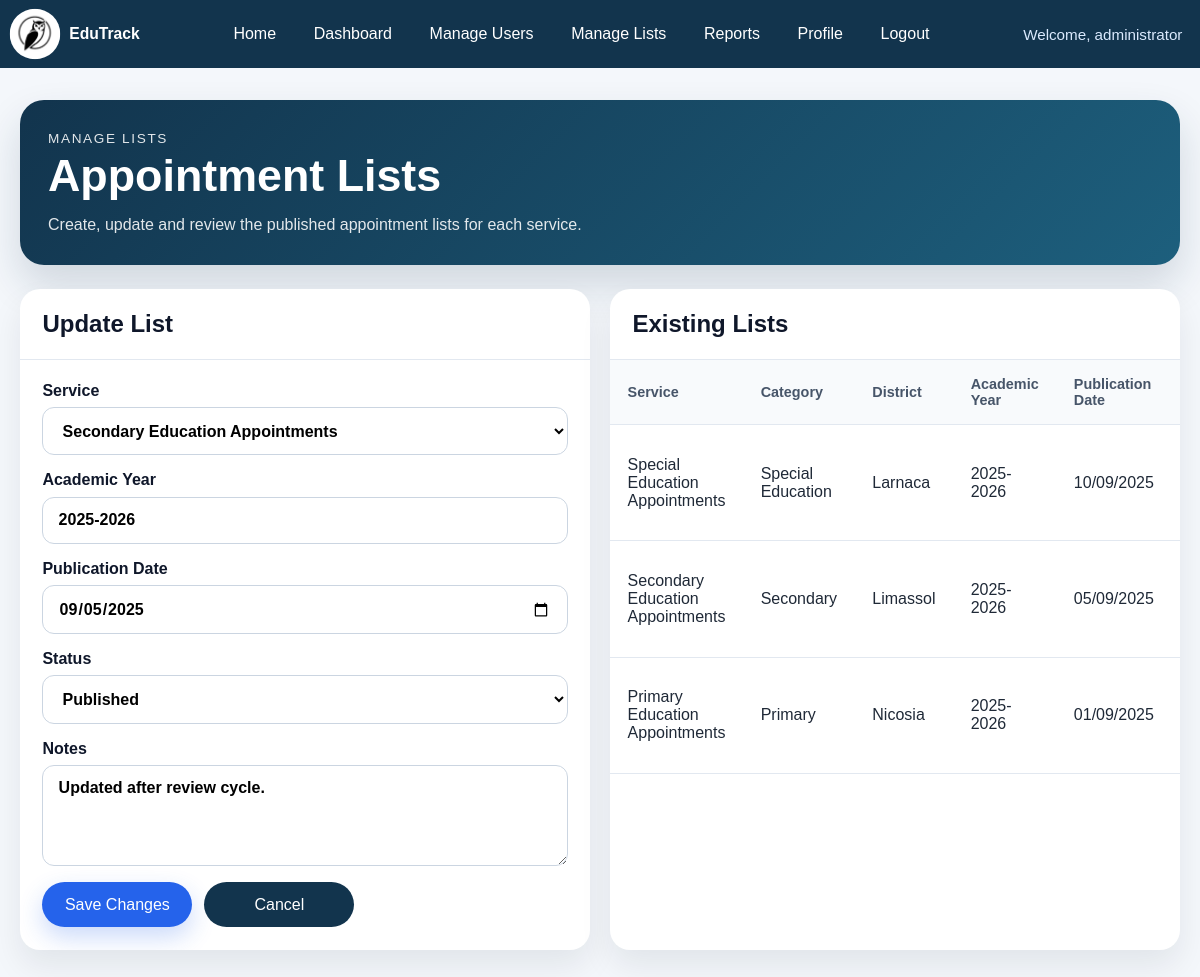
The page /admin/lists.php?edit=2 (signed in) on the database its author committed.
### tables this page shows
CREATE TABLE lists (
    id INT AUTO_INCREMENT PRIMARY KEY,
    service_id INT NOT NULL,
    academic_year VARCHAR(20) NOT NULL,
    publication_date DATE NOT NULL,
    status ENUM('draft', 'published', 'archived') NOT NULL DEFAULT 'draft',
    notes TEXT,
    created_at TIMESTAMP DEFAULT CURRENT_TIMESTAMP,
    CONSTRAINT fk_lists_service
        FOREIGN KEY (service_id) REFERENCES services(id)
        ON DELETE CASCADE
);

CREATE TABLE services (
    id INT AUTO_INCREMENT PRIMARY KEY,
    service_code VARCHAR(20) NOT NULL UNIQUE,
    title VARCHAR(150) NOT NULL,
    category VARCHAR(100) NOT NULL,
    district VARCHAR(100) NOT NULL,
    description TEXT,
    created_at TIMESTAMP DEFAULT CURRENT_TIMESTAMP
);

### admin/lists.php (the view, shortened to what this page needs)
<?php
require_once __DIR__ . '/../includes/admin.php';
$editId = isset($_GET['edit']) ? (int) $_GET['edit'] : 0;
$services = $pdo->query('SELECT id, title FROM services ORDER BY title ASC')->fetchAll();
$editList = null;
if ($editId > 0) {
    $stmt = $pdo->prepare('SELECT id, service_id, academic_year, publication_date, status, notes FROM lists WHERE id = :id');
    $stmt->execute([':id' => $editId]);
    $editList = $stmt->fetch();
}
$stmt = $pdo->query(
    'SELECT
        lists.id,
        lists.academic_year,
        lists.publication_date,
        lists.status,
        lists.notes,
        services.title AS service_title,
        services.category,
        services.district
     FROM lists
     INNER JOIN services ON services.id = lists.service_id
     ORDER BY lists.publication_date DESC, lists.id DESC'
);
$lists = $stmt->fetchAll();
?>
<main class="admin-page">
    <section class="admin-hero admin-hero--tight">
        <div>
            <p class="admin-eyebrow">Manage Lists</p>
            <h1>Appointment Lists</h1>
            <p>Create, update and review the published appointment lists for each service.</p>
        </div>
    </section>
    <section class="admin-two-column">
        <article class="admin-panel">
            <div class="admin-panel__header">
                <h2><?php echo $editList ? 'Update List' : 'Create List'; ?></h2>
            </div>
            <form class="admin-form" method="post">
                <label>
                    <span>Service</span>
                    <select name="service_id" required>
                        <?php foreach ($services as $service): ?>
                            <option value="<?php echo (int) $service['id']; ?>" <?php echo ((int) ($editList['service_id'] ?? 0) === (int) $service['id']) ? 'selected' : ''; ?>>
                                <?php echo h($service['title']); ?>
                            </option>
                        <?php endforeach; ?>
                    </select>
                </label>
                <label>
                    <span>Academic Year</span>
                    <input type="text" name="academic_year" value="<?php echo h($editList['academic_year'] ?? ''); ?>" placeholder="2025-2026" required>
                </label>
                <label>
                    <span>Publication Date</span>
                    <input type="date" name="publication_date" value="<?php echo h($editList['publication_date'] ?? ''); ?>" required>
                </label>
                <label>
                    <span>Status</span>
                    <select name="status">
                        <option value="published" <?php echo (($editList['status'] ?? '') === 'published') ? 'selected' : ''; ?>>Published</option>
                    </select>
                </label>
                <label>
                    <span>Notes</span>
                    <textarea name="notes" rows="4" placeholder="Optional notes"><?php echo h($editList['notes'] ?? ''); ?></textarea>
                </label>
                <div class="admin-form__actions">
                    <button class="button button--primary" type="submit"><?php echo $editList ? 'Save Changes' : 'Create List'; ?></button>
                    <?php if ($editList): ?>
                        <a class="button button--secondary" href="<?php echo h(getProjectBasePath() . '/admin/lists.php'); ?>">Cancel</a>
                    <?php endif; ?>
                </div>
            </form>
        </article>
        <article class="admin-panel">
            <div class="admin-panel__header">
                <h2>Existing Lists</h2>
            </div>
            <div class="admin-table-wrap">
                <table class="admin-table">
                    <thead>
                        <tr>
                            <th>Service</th>
                            <th>Category</th>
                            <th>District</th>
                            <th>Academic Year</th>
                            <th>Publication Date</th>
                            <th>Status</th>
                        </tr>
                    </thead>
                    <tbody>
                        <?php foreach ($lists as $list): ?>
                            <tr>
                                <td><?php echo h($list['service_title']); ?></td>
                                <td><?php echo h($list['category']); ?></td>
                                <td><?php echo h($list['district']); ?></td>
                                <td><?php echo h($list['academic_year']); ?></td>
                                <td><?php echo h(date('d/m/Y', strtotime($list['publication_date']))); ?></td>
                                <td><?php echo h(ucfirst($list['status'])); ?></td>
                            </tr>
                        <?php endforeach; ?>
                    </tbody>
                </table>
            </div>
        </article>
    </section>
</main>

### assets/css/style.css (style rules this page uses)
* { box-sizing: border-box; }
body { margin: 0; font-family: Arial, sans-serif; color: #1f2937; background: #f4f7fb; }
a { color: inherit; text-decoration: none; }
.button { display: inline-flex; align-items: center; justify-content: center; min-width: 150px; padding: 0.85rem 1.2rem; border-radius: 999px; font-weight: 700; transition: transform 0.2s ease, box-shadow 0.2s ease; border: 0; cursor: pointer; font: inherit; }
.button--primary { background: #2563eb; color: #ffffff; box-shadow: 0 10px 24px rgba(37, 99, 235, 0.24); }
.button--secondary { background: #12344d; color: #ffffff; }
.admin-page { max-width: 1280px; margin: 0 auto; padding: 2rem 1.25rem 3rem; }
.admin-hero { display: flex; align-items: center; justify-content: space-between; gap: 1rem; padding: 1.75rem; border-radius: 24px; background: linear-gradient(135deg, #12344d 0%, #1d5f7d 100%); color: #ffffff; box-shadow: 0 20px 40px rgba(18, 52, 77, 0.16); }
.admin-hero--tight { margin-bottom: 1.5rem; }
.admin-hero h1 { margin: 0 0 0.65rem; font-size: clamp(2rem, 4vw, 2.8rem); }
.admin-hero p { margin: 0; max-width: 700px; color: rgba(255, 255, 255, 0.88); line-height: 1.6; }
.admin-eyebrow { margin: 0 0 0.55rem; font-size: 0.85rem; letter-spacing: 0.12em; text-transform: uppercase; color: #bfdbfe; }
.admin-stats-grid, .admin-card-grid, .admin-two-column { display: grid; gap: 1.25rem; margin-top: 1.5rem; }
.admin-card-grid, .admin-two-column { grid-template-columns: repeat(auto-fit, minmax(300px, 1fr)); }
.admin-stat-card, .admin-panel, .admin-action-card { background: #ffffff; border-radius: 20px; box-shadow: 0 16px 32px rgba(15, 23, 42, 0.08); }
.admin-panel { overflow: hidden; }
.admin-panel__header { display: flex; align-items: center; justify-content: space-between; gap: 1rem; padding: 1.3rem 1.4rem; border-bottom: 1px solid #e2e8f0; }
.admin-panel__header h2, .admin-list-block h3 { margin: 0; color: #0f172a; }
.admin-form, .admin-list-block { display: grid; gap: 1rem; padding: 1.4rem; }
.admin-form label { display: grid; gap: 0.45rem; color: #0f172a; font-weight: 600; }
.admin-form input, .admin-form select, .admin-form textarea, .admin-search input { width: 100%; padding: 0.85rem 0.95rem; border: 1px solid #cbd5e1; border-radius: 12px; font: inherit; background: #ffffff; }
.admin-form textarea { resize: vertical; }
.admin-form__actions, .admin-search, .admin-table__actions { display: flex; align-items: center; gap: 0.75rem; flex-wrap: wrap; }
.admin-table-wrap { overflow-x: auto; }
.admin-table { width: 100%; border-collapse: collapse; }
.admin-table th, .admin-table td { padding: 1rem 1.1rem; border-bottom: 1px solid #e2e8f0; text-align: left; }
.admin-table th { font-size: 0.9rem; color: #475569; background: #f8fafc; }

### rows shown on the page
lists: service_id "Secondary Education Appointments", academic_year "2025-2026", publication_date "09/05/2025", status "Published", notes "Updated after review cycle.", service.title "Secondary Education Appointments", service.category "Secondary", service.district "Limassol", publication_date "05/09/2025"
lists: service.title "Special Education Appointments", service.category "Special Education", service.district "Larnaca", academic_year "2025-2026", publication_date "10/09/2025"
lists: service.title "Primary Education Appointments", service.category "Primary", service.district "Nicosia", academic_year "2025-2026", publication_date "01/09/2025"

### other values the page prints
$link['label'] "Home"
$link['label'] "Dashboard"
$link['label'] "Manage Users"
$link['label'] "Manage Lists"
$link['label'] "Reports"
$link['label'] "Profile"
$link['label'] "Logout"
$username "administrator"
